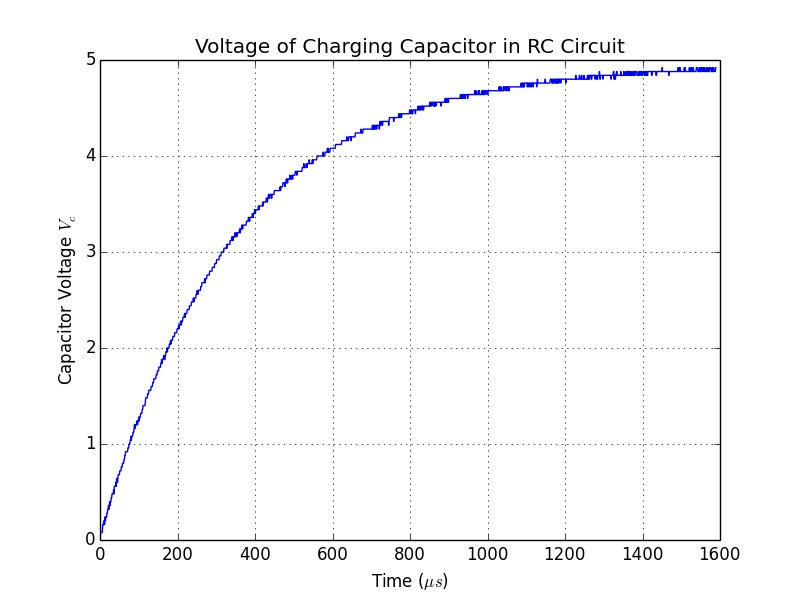

Write the Python code that produced this figure.
import matplotlib.pyplot as plt
import numpy as np

# Import data from file and skip header rows
time, amplitude = np.loadtxt('../Data/1a_waveform.csv', delimiter=',', usecols=(4,5), skiprows=2, unpack=True)

# Fix the time offset
time = time - min(time)

# Make time more readable
us = 10**6 # Multiply seconds by us to get microseconds

# Plot some stuff
plt.plot(time * us, amplitude, label="$10 nF$ Capacitor")

# # Set plot formatting
# plt.xlim(0.7,0.95)
# plt.ylim(0.,130.)
plt.grid(True)

# # Labels and text
plt.xlabel("Time ($\mu s$)")
plt.ylabel("Capacitor Voltage $V_c$")
plt.title("Voltage of Charging Capacitor in RC Circuit")
# plt.legend()

# Show the plot
plt.show()
